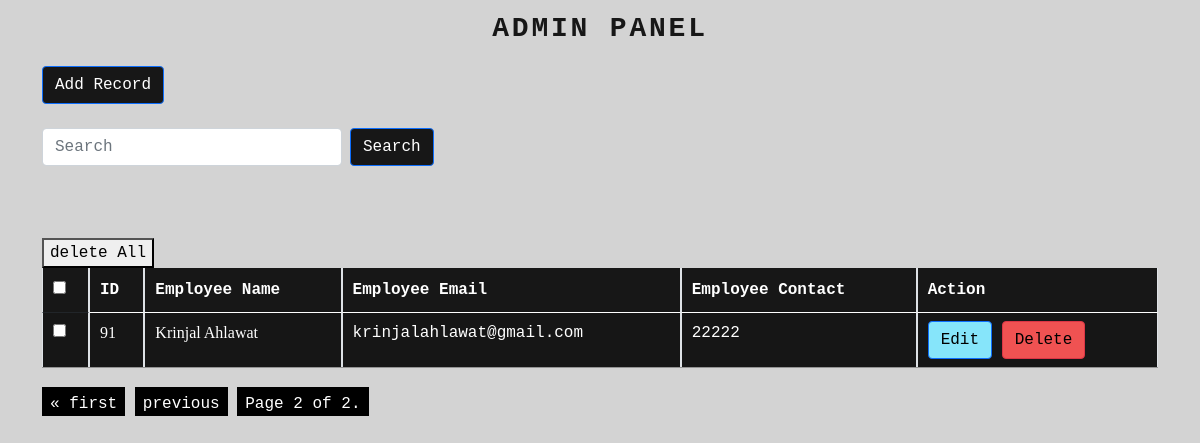
Screenshot of /?page=2 with the database file from the repository.
### myapp/models.py (models this page shows)
class Employee(models.Model):
    name = models.CharField(max_length=100)
    email = models.EmailField()
    contact = models.CharField(max_length=15)
    class Meta:
        db_table = "tblemployee"

### myapp/views.py (the view)
# urls.py: path('', views.index, name='index'),
def index(request):
    employees = Employee.objects.all()
    entries_per_page = 5
    paginator = Paginator(employees, entries_per_page)
    page = request.GET.get('page')
    try:
        employees = paginator.page(page)
    except PageNotAnInteger:
        employees = paginator.page(1)
    except EmptyPage:
        employees = paginator.page(paginator.num_pages)
    return render(request,"show.html",{'employees':employees})

### myapp/templates/show.html (shortened to what this page needs)
{% extends "base.html" %}
{% block content %}
<div class="col-md-12">
    <span><a href="/addnew" class="btn btn-primary" style="background-color:rgb(23,23,23)">Add Record</a></span>
    <br>
    <span>
        <br>
        <form class="d-flex" role="search" action="{% url 'search' %}">
            <input class="form-control me-2" type="search" placeholder="Search" aria-label="Search" name="qry" style="width: 300px;">
            <button class="btn btn-primary" type="submit" style="background-color:rgb(23,23,23);color:white">Search</button>
          </form>
    </span>
    <div class="table-responsive">
        <br>
        <br>
        <table id="bootstrapdatatable" class="table table-striped table-bordered" width="100%">
            <br>
            <thead style="background-color: rgb(23,23,23) ">
                <th><input type="checkbox" id="checkall" /></th>
                <th style="color:white;">ID</th>
                <th style="color:white;">Employee Name</th>
                <th style="color:white;">Employee Email</th>
                <th style="color:white;">Employee Contact</th>
                <th style="color:white;">Action</th>
            </thead>
            <tbody>
                <form action="{% url 'cancel_allrecord' %}" method="post">
                    {% for employee in employees %}
                    <tr style="background-color: rgb(23, 23, 23)">
                        <td>
                            <input name="selected_enteries" value="{{ employee.id }}" type="checkbox"
                                class="checkthis" />
                        </td>
                        <td style="color:white; font-family:  Times New Roman, Times, serif;">{{ employee.id }}</td>
                        <td style="color:white; font-family: Times New Roman, Times, serif;">{{ employee.name }}</td>
                        <td style="color:white">{{ employee.email }}</td>
                        <td style="color:white">{{ employee.contact }}</td>
                        <td><a href="{% url 'edit' employee.id %}" class="btn btn-primary"
                                style="background-color:rgb(134, 229, 250);color:black">Edit</a>
                        <a href="{% url 'delete' employee.id %}" class="btn btn-danger"
                                style="background-color:rgb(240, 82, 82);color:black">Delete</a></td>
                    </tr>
                    {% endfor %}
                    <button type="submit">delete All</button>
                </form>
            </tbody>
        </table>
        <br>
        <div class="pagination">
            <span class="step-links">
              {% if employees.has_previous %}
                <a href="?page=1"  style="color: white;background-color: black;padding: 8px;text-decoration: none;">&laquo; first</a>
                <a href="?page={{ employees.previous_page_number }}"  style="color: white;background-color: black;padding: 8px;text-decoration: none;">previous</a>
              {% endif %}
              <span class="current"  style="color: white;background-color: black;padding: 8px;text-decoration: none;">
                Page {{ employees.number }} of {{ employees.paginator.num_pages }}.
              </span>
            </span>
          </div>
    </div>
</div>
{% endblock content %}

### rows the page displays
Employee: id "91", name "Krinjal Ahlawat", email "krinjalahlawat@gmail.com", contact "22222"

### other values shown
{{ employees.number }} "2"
{{ employees.paginator.num_pages }} "2"
